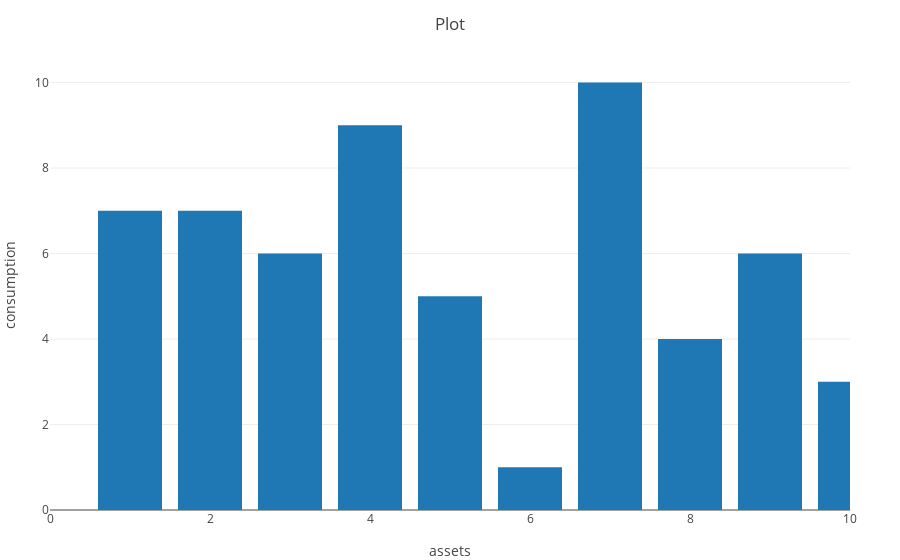

This figure's notebook cell:
### Code cell
plot(trace3,layout)

### Figure 1 — Plotly figure (JSON) as saved in the notebook; plotly's stock layout.template omitted (floating-point values rounded to 4 significant figures)
{"data": [{"name": "mybar", "type": "bar", "x": [1, 2, 3, 4, 5, 6, 7, 8, 9, 10], "y": [7, 7, 6, 9, 5, 1, 10, 4, 6, 3]}], "layout": {"margin": {"b": 50, "l": 50, "r": 50, "t": 60}, "title": "Plot", "xaxis": {"range": [0, 10], "title": "assets"}, "yaxis": {"title": "consumption"}}}
